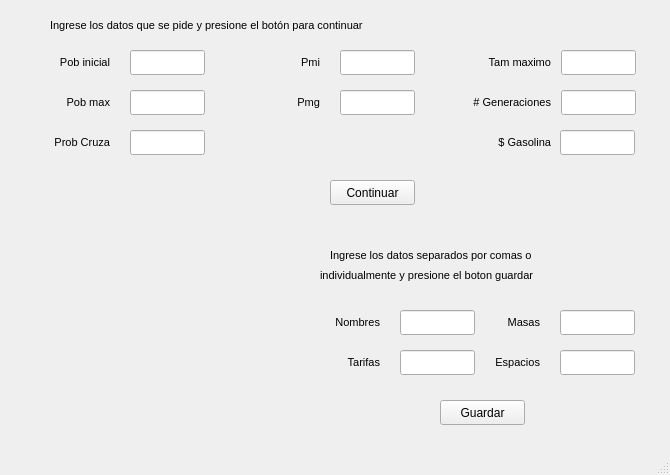
<?xml version="1.0" encoding="UTF-8"?>
<ui version="4.0">
 <class>MainWindow</class>
 <widget class="QMainWindow" name="MainWindow">
  <property name="geometry">
   <rect>
    <x>0</x>
    <y>0</y>
    <width>670</width>
    <height>475</height>
   </rect>
  </property>
  <property name="windowTitle">
   <string>Genético</string>
  </property>
  <property name="autoFillBackground">
   <bool>true</bool>
  </property>
  <widget class="QWidget" name="centralwidget">
   <widget class="QLabel" name="label">
    <property name="geometry">
     <rect>
      <x>-10</x>
      <y>50</y>
      <width>120</width>
      <height>25</height>
     </rect>
    </property>
    <property name="font">
     <font>
      <pointsize>8</pointsize>
     </font>
    </property>
    <property name="layoutDirection">
     <enum>Qt::LeftToRight</enum>
    </property>
    <property name="text">
     <string>Pob inicial</string>
    </property>
    <property name="alignment">
     <set>Qt::AlignRight|Qt::AlignTrailing|Qt::AlignVCenter</set>
    </property>
   </widget>
   <widget class="QLineEdit" name="poblacion_i">
    <property name="geometry">
     <rect>
      <x>130</x>
      <y>50</y>
      <width>75</width>
      <height>25</height>
     </rect>
    </property>
    <property name="font">
     <font>
      <pointsize>9</pointsize>
     </font>
    </property>
   </widget>
   <widget class="QLabel" name="label_2">
    <property name="geometry">
     <rect>
      <x>-10</x>
      <y>90</y>
      <width>120</width>
      <height>25</height>
     </rect>
    </property>
    <property name="font">
     <font>
      <pointsize>8</pointsize>
     </font>
    </property>
    <property name="layoutDirection">
     <enum>Qt::LeftToRight</enum>
    </property>
    <property name="text">
     <string>Pob max</string>
    </property>
    <property name="alignment">
     <set>Qt::AlignRight|Qt::AlignTrailing|Qt::AlignVCenter</set>
    </property>
   </widget>
   <widget class="QLineEdit" name="poblacion_m">
    <property name="geometry">
     <rect>
      <x>130</x>
      <y>90</y>
      <width>75</width>
      <height>25</height>
     </rect>
    </property>
    <property name="font">
     <font>
      <pointsize>9</pointsize>
     </font>
    </property>
   </widget>
   <widget class="QLabel" name="label_3">
    <property name="geometry">
     <rect>
      <x>-10</x>
      <y>130</y>
      <width>120</width>
      <height>25</height>
     </rect>
    </property>
    <property name="font">
     <font>
      <pointsize>8</pointsize>
     </font>
    </property>
    <property name="layoutDirection">
     <enum>Qt::LeftToRight</enum>
    </property>
    <property name="text">
     <string>Prob Cruza</string>
    </property>
    <property name="alignment">
     <set>Qt::AlignRight|Qt::AlignTrailing|Qt::AlignVCenter</set>
    </property>
   </widget>
   <widget class="QLineEdit" name="pcruza">
    <property name="geometry">
     <rect>
      <x>130</x>
      <y>130</y>
      <width>75</width>
      <height>25</height>
     </rect>
    </property>
    <property name="font">
     <font>
      <pointsize>9</pointsize>
     </font>
    </property>
   </widget>
   <widget class="QLineEdit" name="pmi">
    <property name="geometry">
     <rect>
      <x>340</x>
      <y>50</y>
      <width>75</width>
      <height>25</height>
     </rect>
    </property>
   </widget>
   <widget class="QLabel" name="label_5">
    <property name="geometry">
     <rect>
      <x>250</x>
      <y>50</y>
      <width>70</width>
      <height>25</height>
     </rect>
    </property>
    <property name="font">
     <font>
      <pointsize>8</pointsize>
     </font>
    </property>
    <property name="text">
     <string>Pmi</string>
    </property>
    <property name="alignment">
     <set>Qt::AlignRight|Qt::AlignTrailing|Qt::AlignVCenter</set>
    </property>
   </widget>
   <widget class="QLabel" name="label_6">
    <property name="geometry">
     <rect>
      <x>250</x>
      <y>90</y>
      <width>70</width>
      <height>25</height>
     </rect>
    </property>
    <property name="font">
     <font>
      <pointsize>8</pointsize>
     </font>
    </property>
    <property name="text">
     <string>Pmg</string>
    </property>
    <property name="alignment">
     <set>Qt::AlignRight|Qt::AlignTrailing|Qt::AlignVCenter</set>
    </property>
   </widget>
   <widget class="QLineEdit" name="pmg">
    <property name="geometry">
     <rect>
      <x>340</x>
      <y>90</y>
      <width>75</width>
      <height>25</height>
     </rect>
    </property>
   </widget>
   <widget class="QLabel" name="label_4">
    <property name="geometry">
     <rect>
      <x>50</x>
      <y>10</y>
      <width>591</width>
      <height>31</height>
     </rect>
    </property>
    <property name="maximumSize">
     <size>
      <width>16777215</width>
      <height>16777215</height>
     </size>
    </property>
    <property name="sizeIncrement">
     <size>
      <width>2</width>
      <height>0</height>
     </size>
    </property>
    <property name="font">
     <font>
      <pointsize>8</pointsize>
     </font>
    </property>
    <property name="text">
     <string>Ingrese los datos que se pide y presione el botón para continuar </string>
    </property>
   </widget>
   <widget class="QPushButton" name="btn_ok">
    <property name="geometry">
     <rect>
      <x>330</x>
      <y>180</y>
      <width>85</width>
      <height>25</height>
     </rect>
    </property>
    <property name="text">
     <string>Continuar</string>
    </property>
   </widget>
   <widget class="QLabel" name="estado">
    <property name="geometry">
     <rect>
      <x>30</x>
      <y>220</y>
      <width>921</width>
      <height>21</height>
     </rect>
    </property>
    <property name="font">
     <font>
      <pointsize>9</pointsize>
     </font>
    </property>
    <property name="text">
     <string/>
    </property>
   </widget>
   <widget class="QLabel" name="estado2">
    <property name="geometry">
     <rect>
      <x>30</x>
      <y>380</y>
      <width>651</width>
      <height>25</height>
     </rect>
    </property>
    <property name="text">
     <string/>
    </property>
   </widget>
   <widget class="QLabel" name="label_12">
    <property name="geometry">
     <rect>
      <x>430</x>
      <y>90</y>
      <width>121</width>
      <height>25</height>
     </rect>
    </property>
    <property name="font">
     <font>
      <pointsize>8</pointsize>
     </font>
    </property>
    <property name="text">
     <string># Generaciones</string>
    </property>
    <property name="alignment">
     <set>Qt::AlignRight|Qt::AlignTrailing|Qt::AlignVCenter</set>
    </property>
   </widget>
   <widget class="QLineEdit" name="generaciones">
    <property name="geometry">
     <rect>
      <x>561</x>
      <y>90</y>
      <width>75</width>
      <height>25</height>
     </rect>
    </property>
    <property name="text">
     <string/>
    </property>
   </widget>
   <widget class="QLabel" name="label_13">
    <property name="geometry">
     <rect>
      <x>330</x>
      <y>240</y>
      <width>591</width>
      <height>31</height>
     </rect>
    </property>
    <property name="maximumSize">
     <size>
      <width>16777215</width>
      <height>16777215</height>
     </size>
    </property>
    <property name="sizeIncrement">
     <size>
      <width>2</width>
      <height>0</height>
     </size>
    </property>
    <property name="font">
     <font>
      <pointsize>8</pointsize>
     </font>
    </property>
    <property name="text">
     <string>Ingrese los datos separados por comas o </string>
    </property>
   </widget>
   <widget class="QLineEdit" name="nombres">
    <property name="geometry">
     <rect>
      <x>400</x>
      <y>310</y>
      <width>75</width>
      <height>25</height>
     </rect>
    </property>
    <property name="font">
     <font>
      <pointsize>9</pointsize>
     </font>
    </property>
   </widget>
   <widget class="QLabel" name="label_14">
    <property name="geometry">
     <rect>
      <x>260</x>
      <y>310</y>
      <width>120</width>
      <height>25</height>
     </rect>
    </property>
    <property name="font">
     <font>
      <pointsize>8</pointsize>
     </font>
    </property>
    <property name="layoutDirection">
     <enum>Qt::LeftToRight</enum>
    </property>
    <property name="text">
     <string>Nombres</string>
    </property>
    <property name="alignment">
     <set>Qt::AlignRight|Qt::AlignTrailing|Qt::AlignVCenter</set>
    </property>
   </widget>
   <widget class="QLabel" name="label_15">
    <property name="geometry">
     <rect>
      <x>260</x>
      <y>350</y>
      <width>120</width>
      <height>25</height>
     </rect>
    </property>
    <property name="font">
     <font>
      <pointsize>8</pointsize>
     </font>
    </property>
    <property name="layoutDirection">
     <enum>Qt::LeftToRight</enum>
    </property>
    <property name="text">
     <string>Tarifas</string>
    </property>
    <property name="alignment">
     <set>Qt::AlignRight|Qt::AlignTrailing|Qt::AlignVCenter</set>
    </property>
   </widget>
   <widget class="QLineEdit" name="tarifas">
    <property name="geometry">
     <rect>
      <x>400</x>
      <y>350</y>
      <width>75</width>
      <height>25</height>
     </rect>
    </property>
    <property name="font">
     <font>
      <pointsize>9</pointsize>
     </font>
    </property>
    <property name="text">
     <string/>
    </property>
   </widget>
   <widget class="QLabel" name="label_16">
    <property name="geometry">
     <rect>
      <x>420</x>
      <y>310</y>
      <width>120</width>
      <height>25</height>
     </rect>
    </property>
    <property name="font">
     <font>
      <pointsize>8</pointsize>
     </font>
    </property>
    <property name="layoutDirection">
     <enum>Qt::LeftToRight</enum>
    </property>
    <property name="text">
     <string>Masas</string>
    </property>
    <property name="alignment">
     <set>Qt::AlignRight|Qt::AlignTrailing|Qt::AlignVCenter</set>
    </property>
   </widget>
   <widget class="QLineEdit" name="masas">
    <property name="geometry">
     <rect>
      <x>560</x>
      <y>310</y>
      <width>75</width>
      <height>25</height>
     </rect>
    </property>
    <property name="font">
     <font>
      <pointsize>9</pointsize>
     </font>
    </property>
    <property name="text">
     <string/>
    </property>
   </widget>
   <widget class="QLabel" name="label_17">
    <property name="geometry">
     <rect>
      <x>420</x>
      <y>350</y>
      <width>120</width>
      <height>25</height>
     </rect>
    </property>
    <property name="font">
     <font>
      <pointsize>8</pointsize>
     </font>
    </property>
    <property name="layoutDirection">
     <enum>Qt::LeftToRight</enum>
    </property>
    <property name="text">
     <string>Espacios</string>
    </property>
    <property name="alignment">
     <set>Qt::AlignRight|Qt::AlignTrailing|Qt::AlignVCenter</set>
    </property>
   </widget>
   <widget class="QLineEdit" name="espacios">
    <property name="geometry">
     <rect>
      <x>560</x>
      <y>350</y>
      <width>75</width>
      <height>25</height>
     </rect>
    </property>
    <property name="font">
     <font>
      <pointsize>9</pointsize>
     </font>
    </property>
    <property name="text">
     <string/>
    </property>
   </widget>
   <widget class="QLineEdit" name="espacio_maximo">
    <property name="geometry">
     <rect>
      <x>561</x>
      <y>50</y>
      <width>75</width>
      <height>25</height>
     </rect>
    </property>
   </widget>
   <widget class="QLabel" name="label_7">
    <property name="geometry">
     <rect>
      <x>450</x>
      <y>50</y>
      <width>101</width>
      <height>25</height>
     </rect>
    </property>
    <property name="font">
     <font>
      <pointsize>8</pointsize>
     </font>
    </property>
    <property name="text">
     <string>Tam maximo</string>
    </property>
    <property name="alignment">
     <set>Qt::AlignRight|Qt::AlignTrailing|Qt::AlignVCenter</set>
    </property>
   </widget>
   <widget class="QPushButton" name="guardar_valores">
    <property name="geometry">
     <rect>
      <x>440</x>
      <y>400</y>
      <width>85</width>
      <height>25</height>
     </rect>
    </property>
    <property name="text">
     <string>Guardar</string>
    </property>
   </widget>
   <widget class="QLabel" name="label_18">
    <property name="geometry">
     <rect>
      <x>320</x>
      <y>260</y>
      <width>591</width>
      <height>31</height>
     </rect>
    </property>
    <property name="maximumSize">
     <size>
      <width>16777215</width>
      <height>16777215</height>
     </size>
    </property>
    <property name="sizeIncrement">
     <size>
      <width>2</width>
      <height>0</height>
     </size>
    </property>
    <property name="font">
     <font>
      <pointsize>8</pointsize>
     </font>
    </property>
    <property name="text">
     <string>individualmente y presione el boton guardar</string>
    </property>
   </widget>
   <widget class="QLabel" name="label_19">
    <property name="geometry">
     <rect>
      <x>430</x>
      <y>130</y>
      <width>121</width>
      <height>25</height>
     </rect>
    </property>
    <property name="font">
     <font>
      <pointsize>8</pointsize>
     </font>
    </property>
    <property name="text">
     <string>$ Gasolina</string>
    </property>
    <property name="alignment">
     <set>Qt::AlignRight|Qt::AlignTrailing|Qt::AlignVCenter</set>
    </property>
   </widget>
   <widget class="QLineEdit" name="gasolina">
    <property name="geometry">
     <rect>
      <x>560</x>
      <y>130</y>
      <width>75</width>
      <height>25</height>
     </rect>
    </property>
    <property name="text">
     <string/>
    </property>
   </widget>
  </widget>
  <widget class="QMenuBar" name="menubar">
   <property name="geometry">
    <rect>
     <x>0</x>
     <y>0</y>
     <width>670</width>
     <height>22</height>
    </rect>
   </property>
  </widget>
  <widget class="QStatusBar" name="statusbar"/>
 </widget>
 <resources/>
 <connections/>
</ui>
